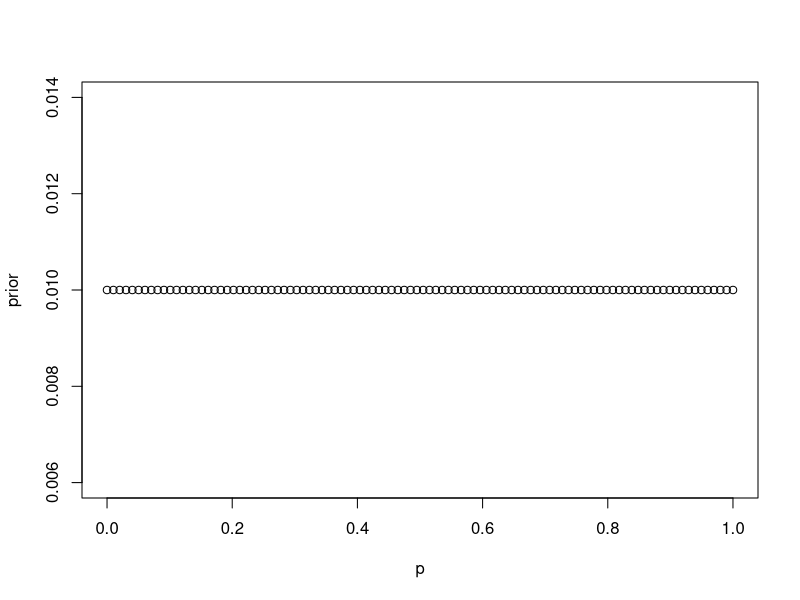
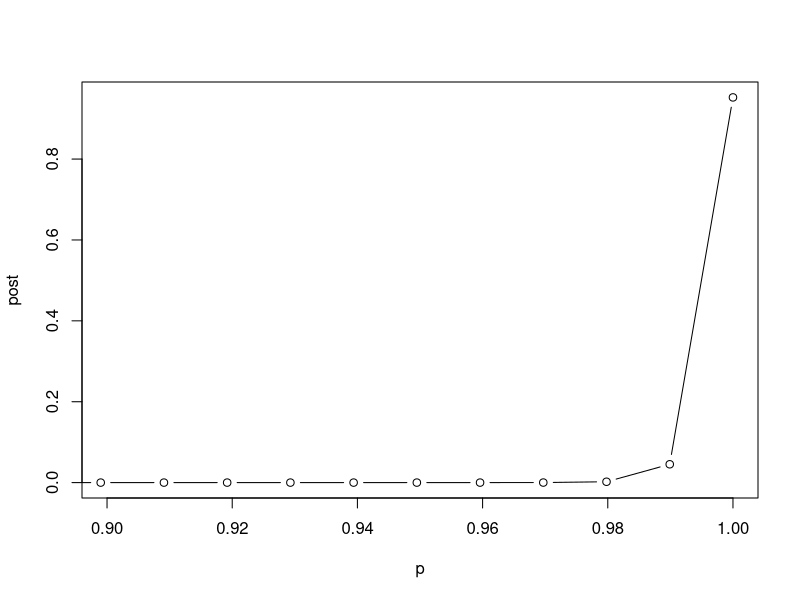
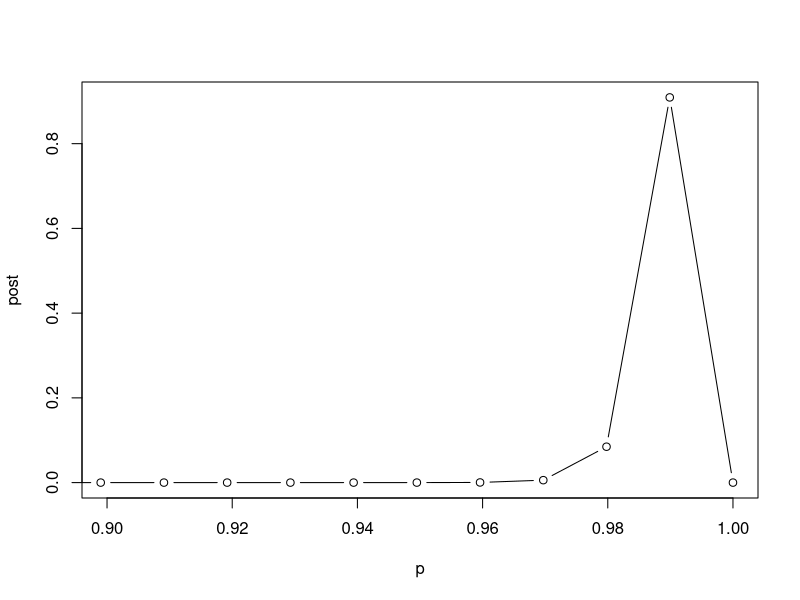
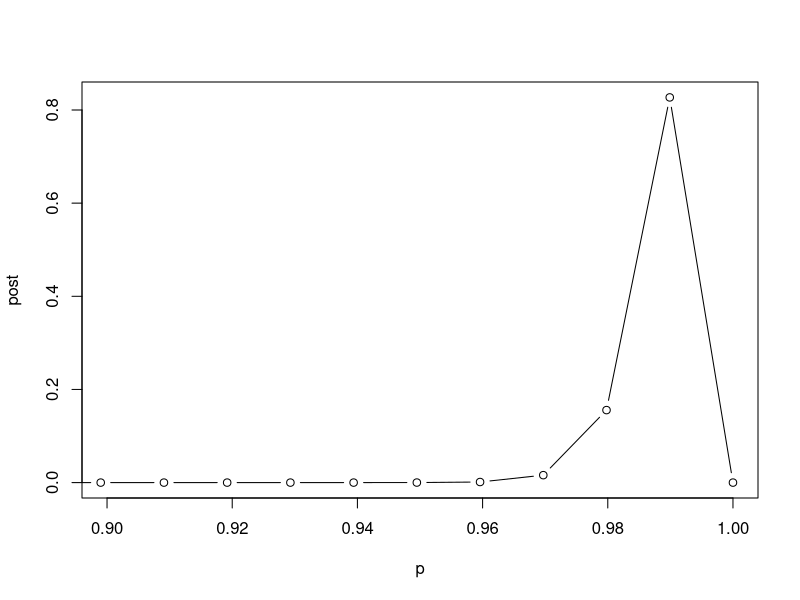

Here is the R script that generated these plots, in order:
# 99_estimate_sens_spec.R
# estimate the sensitivity and specificity of the algorithm using a gold standard check by hand (see 99_random_check.R)
# February 2020

# prior (flat prior with 1 success and 1 failure)
p = seq(0, 1, length.out = 100) # probabilities to examine
prior = dbeta(p, shape1=1, shape2=1) # prior
prior = prior / sum(prior) # scale to p 
plot(p, prior)

# posterior assuming no failures
n.check = 300
n.fail = 0
post = dbeta(p, shape1=(n.check-n.fail)+1, shape2=1+n.fail) # posterior
post = post / sum(post) # scale to p 
plot(p, post, xlim=c(0.9,1), type='b')
cat('The 95% confidence interval is ', round(1000*qbeta(0.025, shape1=(n.check-n.fail)+1, shape2=1+n.fail))/1000, 
    ' to ', round(1000*qbeta(0.975, shape1=(n.check-n.fail)+1, shape2=1+n.fail))/1000, '.\n', sep='')
cat('There is a 95% probability that the sensitivity/specificity is at least ', round(1000*qbeta(0.05, shape1=(n.check-n.fail)+1, shape2=1+n.fail))/1000, '.\n', sep='')

# posterior with one failure
n.fail = 1
post = dbeta(p, shape1=(n.check-n.fail)+1, shape2=1+n.fail) # posterior
post = post / sum(post) # scale to p 
plot(p, post, xlim=c(0.9,1), type='b')
cat('The 95% confidence interval is ', round(1000*qbeta(0.025, shape1=(n.check-n.fail)+1, shape2=1+n.fail))/1000, 
    ' to ', round(1000*qbeta(0.975, shape1=(n.check-n.fail)+1, shape2=1+n.fail))/1000, '.\n', sep='')
cat('There is a 95% probability that the sensitivity/specificity is at least ', round(1000*qbeta(0.05, shape1=(n.check-n.fail)+1, shape2=1+n.fail))/1000, '.\n', sep='')

# posterior with two failures
n.fail = 2
post = dbeta(p, shape1=(n.check-n.fail)+1, shape2=1+n.fail) # posterior
post = post / sum(post) # scale to p 
plot(p, post, xlim=c(0.9,1), type='b')
cat('The 95% confidence interval is ', round(1000*qbeta(0.025, shape1=(n.check-n.fail)+1, shape2=1+n.fail))/1000, 
    ' to ', round(1000*qbeta(0.975, shape1=(n.check-n.fail)+1, shape2=1+n.fail))/1000, '.\n', sep='')
cat('There is a 95% probability that the sensitivity/specificity is at least ', round(1000*qbeta(0.05, shape1=(n.check-n.fail)+1, shape2=1+n.fail))/1000, '.\n', sep='')
